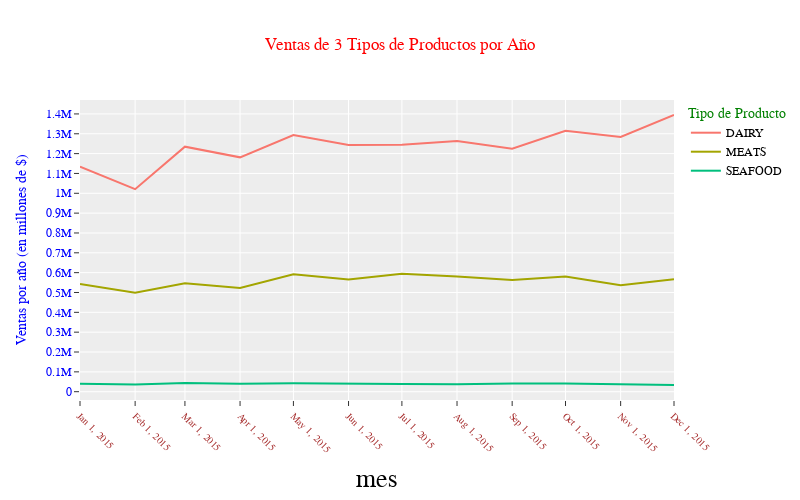

Here is the notebook cell this chart was saved with:
### Code cell
fig = px.line(
    df,
    width=800,
    height=500,
    template='ggplot2',
    title='Ventas de 3 Tipos de Productos por Año',
    labels={
        "fecha": "Periodo",
        "value": "Ventas por año (en millones de $)",
        "variable": "Tipo de Producto"
    }
)

# Configuraciones de TEXTO globales para el gráfico
# https://plotly.com/python/figure-labels/#global-and-local-font-specification
fig.update_layout(
    font_family="Courier New", # Para todo el gráfico. Puede ser sobreescrita por otras configuraciones
    font_color="blue", # Para todo el gráfico. Puede ser sobreescrita por otras configuraciones
    title_font_family="Times New Roman", # Solo del título del grafico
    title_font_color="red", # Solo del titulo del grafico
    legend_title_font_color="green", # Solo del titulo de la leyenda
    legend_font_color='black' # Del resto del texto de la leyenda
)

# Configuraciones de TEXTO locales a los Ejes y a los Ticks
# https://plotly.com/python/figure-labels/#global-and-local-font-specification
fig.update_xaxes(
    title_font_family="Arial", # Solo el titulo del Eje
    title_font_color='black', # Solo el titulo del Eje
    title_font_size=26, # Solo el titulo del Eje
    tickangle=45,
    tickmode='array',
    tickvals=df.index.values,
    tickfont={ # Configuraciones de fuente para los ticks
        'family': 'Rockwell',
        'color': 'brown',
        'size': 10
    }
)

fig.update_yaxes(
    nticks=20
)

fig.show()

### Figure 1 — Plotly figure (JSON) as saved in the notebook; plotly's stock layout.template omitted (floating-point values rounded to 4 significant figures)
{"data": [{"hovertemplate": "Tipo de Producto=DAIRY<br>mes=%{x}<br>Ventas por año (en millones de $)=%{y}<extra></extra>", "legendgroup": "DAIRY", "line": {"color": "#F8766D", "dash": "solid"}, "marker": {"symbol": "circle"}, "mode": "lines", "name": "DAIRY", "orientation": "v", "showlegend": true, "x": ["2015-01", "2015-02", "2015-03", "2015-04", "2015-05", "2015-06", "2015-07", "2015-08", "2015-09", "2015-10", "2015-11", "2015-12"], "xaxis": "x", "y": [1134521, 1020747, 1234851, 1181180, 1293308, 1243588, 1244815, 1263428, 1224619, 1314827, 1283672, 1394582], "yaxis": "y", "type": "scatter"}, {"hovertemplate": "Tipo de Producto=MEATS<br>mes=%{x}<br>Ventas por año (en millones de $)=%{y}<extra></extra>", "legendgroup": "MEATS", "line": {"color": "#A3A500", "dash": "solid"}, "marker": {"symbol": "circle"}, "mode": "lines", "name": "MEATS", "orientation": "v", "showlegend": true, "x": ["2015-01", "2015-02", "2015-03", "2015-04", "2015-05", "2015-06", "2015-07", "2015-08", "2015-09", "2015-10", "2015-11", "2015-12"], "xaxis": "x", "y": [543100.0, 498700.0, 546500.0, 522300.0, 591700.0, 565000.0, 594900.0, 581200.0, 562700.0, 580800.0, 535900.0, 567400.0], "yaxis": "y", "type": "scatter"}, {"hovertemplate": "Tipo de Producto=SEAFOOD<br>mes=%{x}<br>Ventas por año (en millones de $)=%{y}<extra></extra>", "legendgroup": "SEAFOOD", "line": {"color": "#00BF7D", "dash": "solid"}, "marker": {"symbol": "circle"}, "mode": "lines", "name": "SEAFOOD", "orientation": "v", "showlegend": true, "x": ["2015-01", "2015-02", "2015-03", "2015-04", "2015-05", "2015-06", "2015-07", "2015-08", "2015-09", "2015-10", "2015-11", "2015-12"], "xaxis": "x", "y": [40470.0, 36070.0, 43810.0, 39980.0, 42510.0, 38780.0, 38540.0, 37770.0, 41910.0, 41420.0, 38820.0, 33730.0], "yaxis": "y", "type": "scatter"}], "layout": {"xaxis": {"anchor": "y", "domain": [0, 1], "title": {"text": "mes", "font": {"family": "Arial", "color": "black", "size": 26}}, "tickfont": {"family": "Rockwell", "color": "brown", "size": 10}, "tickangle": 45, "tickmode": "array", "tickvals": ["2015-01", "2015-02", "2015-03", "2015-04", "2015-05", "2015-06", "2015-07", "2015-08", "2015-09", "2015-10", "2015-11", "2015-12"]}, "yaxis": {"anchor": "x", "domain": [0, 1], "title": {"text": "Ventas por año (en millones de $)"}, "nticks": 20}, "legend": {"title": {"text": "Tipo de Producto", "font": {"color": "green"}}, "tracegroupgap": 0, "font": {"color": "black"}}, "title": {"text": "Ventas de 3 Tipos de Productos por Año", "font": {"family": "Times New Roman", "color": "red"}}, "height": 500, "width": 800, "font": {"family": "Courier New", "color": "blue"}}}
